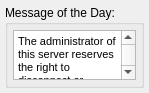
<?xml version="1.0" encoding="UTF-8"?>
<ui version="4.0">
 <class>MOTDWidget</class>
 <widget class="QWidget" name="MOTDWidget">
  <property name="geometry">
   <rect>
    <x>0</x>
    <y>0</y>
    <width>139</width>
    <height>93</height>
   </rect>
  </property>
  <property name="windowTitle">
   <string>Form</string>
  </property>
  <layout class="QGridLayout" name="gridLayout">
   <property name="leftMargin">
    <number>5</number>
   </property>
   <property name="topMargin">
    <number>5</number>
   </property>
   <property name="rightMargin">
    <number>5</number>
   </property>
   <property name="bottomMargin">
    <number>5</number>
   </property>
   <property name="spacing">
    <number>5</number>
   </property>
   <item row="0" column="0">
    <widget class="QGroupBox" name="groupBox">
     <property name="title">
      <string>Message of the Day:</string>
     </property>
     <layout class="QGridLayout" name="gridLayout_3">
      <property name="leftMargin">
       <number>5</number>
      </property>
      <property name="topMargin">
       <number>5</number>
      </property>
      <property name="rightMargin">
       <number>5</number>
      </property>
      <property name="bottomMargin">
       <number>5</number>
      </property>
      <property name="spacing">
       <number>5</number>
      </property>
      <item row="0" column="0">
       <widget class="QTextEdit" name="motdEdit">
        <property name="minimumSize">
         <size>
          <width>0</width>
          <height>50</height>
         </size>
        </property>
        <property name="html">
         <string>&lt;!DOCTYPE HTML PUBLIC &quot;-//W3C//DTD HTML 4.0//EN&quot; &quot;http://www.w3.org/TR/REC-html40/strict.dtd&quot;&gt;
&lt;html&gt;&lt;head&gt;&lt;meta name=&quot;qrichtext&quot; content=&quot;1&quot; /&gt;&lt;style type=&quot;text/css&quot;&gt;
p, li { white-space: pre-wrap; }
&lt;/style&gt;&lt;/head&gt;&lt;body style=&quot; font-family:'MS Shell Dlg 2'; font-size:8.25pt; font-weight:400; font-style:normal;&quot;&gt;
&lt;p style=&quot; margin-top:0px; margin-bottom:0px; margin-left:0px; margin-right:0px; -qt-block-indent:0; text-indent:0px;&quot;&gt;&lt;span style=&quot; font-size:8pt;&quot;&gt;The administrator of this server reserves the right to disconnect or banish you if you are sufficiently unpleasant in name, chat, or action..... Other than that, WELCOME TO MY SERVER!&lt;/span&gt;&lt;/p&gt;&lt;/body&gt;&lt;/html&gt;</string>
        </property>
        <property name="acceptRichText">
         <bool>false</bool>
        </property>
       </widget>
      </item>
     </layout>
    </widget>
   </item>
  </layout>
 </widget>
 <resources/>
 <connections/>
</ui>
